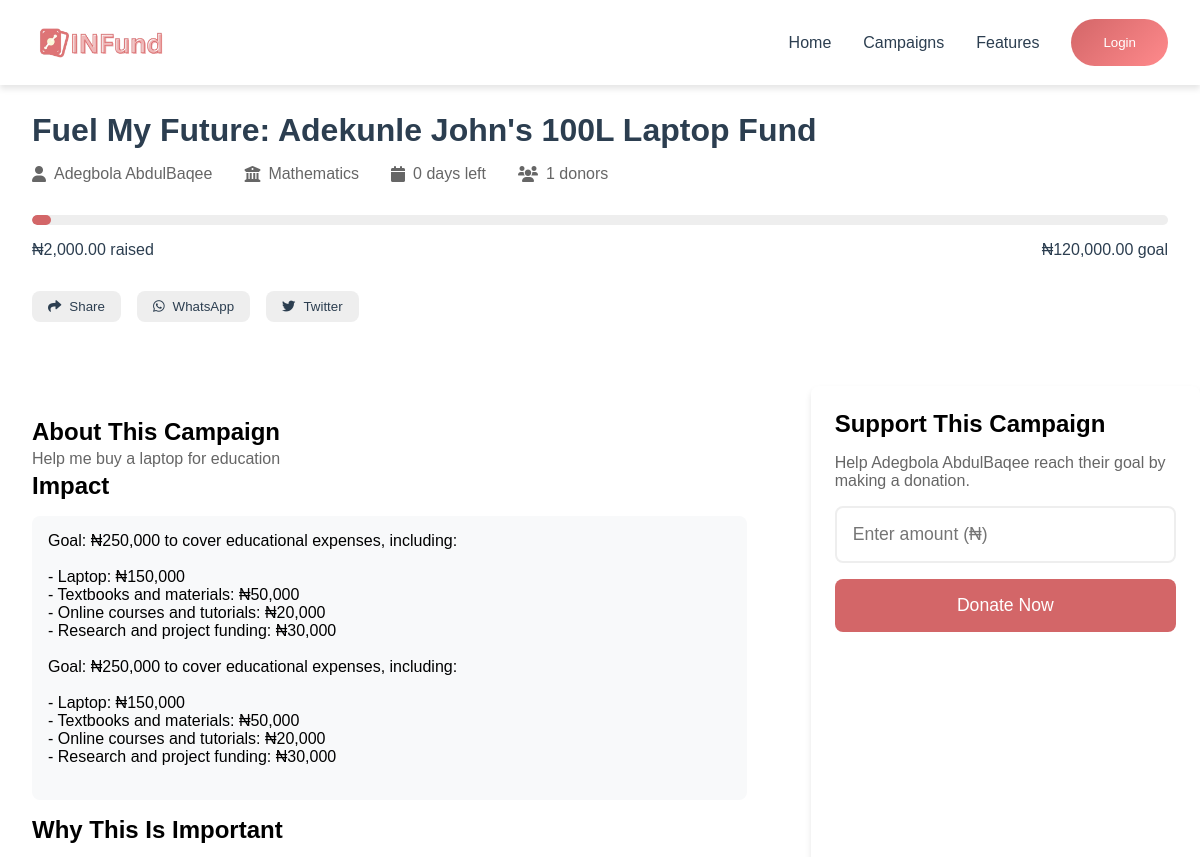
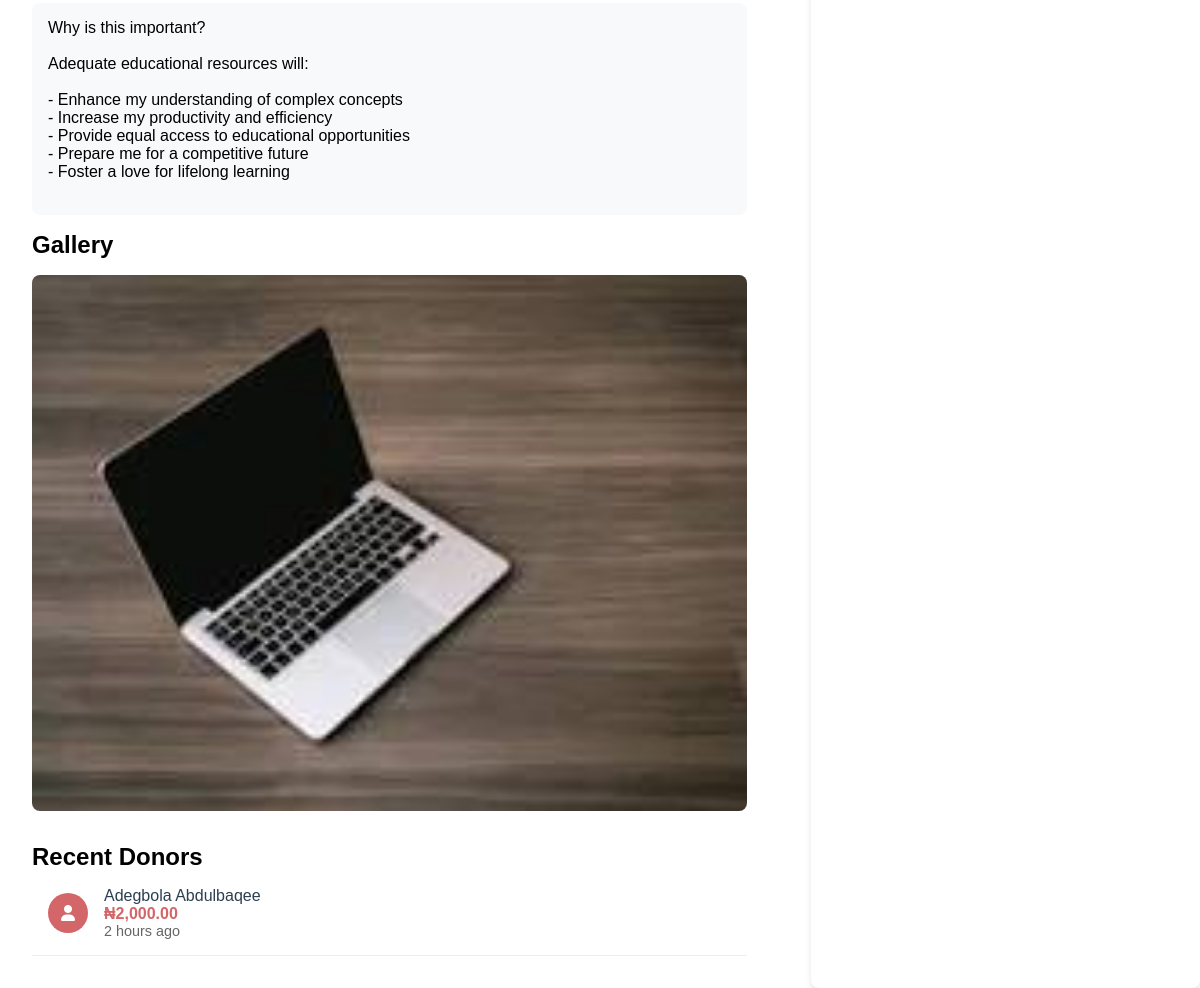
The app's page /dashboard/campaign.php?id=2 with its own data (2 pictures, top to bottom).
### tables this page shows
CREATE TABLE `campaigns` (
  `id` int(11) NOT NULL,
  `title` varchar(255) NOT NULL,
  `description` text NOT NULL,
  `impact` text DEFAULT NULL,
  `importance` text DEFAULT NULL,
  `uid` int(11) NOT NULL,
  `goal_amount` decimal(15,2) NOT NULL,
  `university` varchar(200) DEFAULT NULL,
  `amount_raised` decimal(15,2) DEFAULT 0.00,
  `start_date` date NOT NULL,
  `end_date` date NOT NULL,
  `status` enum('active','completed','cancelled') DEFAULT 'active',
  `created_at` timestamp NOT NULL DEFAULT current_timestamp(),
  `updated_at` timestamp NOT NULL DEFAULT current_timestamp() ON UPDATE current_timestamp(),
  `image1` varchar(1000) NOT NULL,
  `image2` varchar(1000) DEFAULT NULL,
  `image3` varchar(1000) DEFAULT NULL,
  `image4` varchar(1000) DEFAULT NULL,
  `spam_level` decimal(5,2) DEFAULT NULL
);

CREATE TABLE `users` (
  `id` int(11) NOT NULL,
  `fullname` varchar(1000) NOT NULL,
  `email` varchar(200) DEFAULT NULL,
  `balance` decimal(15,2) NOT NULL DEFAULT 0.00,
  `username` varchar(30) NOT NULL,
  `phone` varchar(30) DEFAULT NULL,
  `dob` varchar(200) DEFAULT NULL,
  `country` varchar(200) DEFAULT NULL,
  `state` varchar(1000) DEFAULT NULL,
  `university` varchar(1000) DEFAULT NULL,
  `faculty` varchar(1000) DEFAULT NULL,
  `department` varchar(1000) DEFAULT NULL,
  `matric_no` varchar(1000) NOT NULL,
  `password` varchar(1000) DEFAULT NULL,
  `level` varchar(200) NOT NULL DEFAULT '100',
  `bank_id` varchar(200) DEFAULT NULL,
  `bank_account_name` varchar(200) DEFAULT NULL,
  `account_number` int(30) DEFAULT NULL,
  `created_at` varchar(1000) DEFAULT current_timestamp(),
  `last_login` varchar(1000) DEFAULT current_timestamp(),
  `gender` varchar(1000) DEFAULT NULL
);

CREATE TABLE `donations` (
  `id` int(11) NOT NULL,
  `campaign_id` int(11) NOT NULL,
  `donor_name` varchar(255) DEFAULT 'Anonymous',
  `amount` decimal(15,2) NOT NULL,
  `email` varchar(255) DEFAULT NULL,
  `created_at` timestamp NOT NULL DEFAULT current_timestamp()
);

### dashboard/campaign.php (the view, shortened to what this page needs)
<?php
require_once '../config/config.php';
function getCampaignDetails($campaign_id)
{
    global $conn;
    $query = "SELECT c.*, u.fullname, u.department, u.faculty
              FROM campaigns c
              JOIN users u ON c.uid = u.id
              WHERE c.id = ?";
    $stmt = $conn->prepare($query);
    $stmt->bind_param("i", $campaign_id);
    $stmt->execute();
    $result = $stmt->get_result();
    return $result->fetch_assoc();
}
function getRecentDonors($campaign_id, $limit = 3)
{
    global $conn;
    $query = "SELECT donor_name, amount, created_at
              FROM donations
              WHERE campaign_id = ?
              ORDER BY created_at DESC
              LIMIT ?";
    $stmt = $conn->prepare($query);
    $stmt->bind_param("ii", $campaign_id, $limit);
    $stmt->execute();
    return $stmt->get_result()->fetch_all(MYSQLI_ASSOC);
}
$campaign_id = isset($_GET['id']) ? intval($_GET['id']) : 0;
$campaign = getCampaignDetails($campaign_id);
$end_date = new DateTime($campaign['end_date']);
$today = new DateTime();
$days_left = $today->diff($end_date)->days;
$progress = ($campaign['amount_raised'] / $campaign['goal_amount']) * 100;
?>
<?php if (!isset($_SESSION['user_id'])) { ?>
    <head>
        <link rel="stylesheet" href="https://cdnjs.cloudflare.com/ajax/libs/font-awesome/6.0.0/css/all.min.css">
        <link rel="stylesheet" href="../assets/css/colors.css">
        <link rel="stylesheet" href="../assets/css/user/campaign.css">
        <link rel="stylesheet" href="../assets/css/landing/nav_only.css">
    </head>
    <nav>
        <div class="nav-content">
            <div class="logo">
                <img src='../assets/images/static/logo_text.png' alt="InFund" />
            </div>
            <ul class="nav-links">
                <li><a href="../#home">Home</a></li>
                <li><a href="../#campaigns">Campaigns</a></li>
                <li><a href="../#features">Features</a></li>
                <li><a href="../login"><button class="btn-primary">Login</button></a></li>
            </ul>
        </div>
    </nav>
<?php } ?>
<main class="main-content">
    <div class="campaign-detail-header">
        <h1 class="campaign-title"><?php echo htmlspecialchars($campaign['title']); ?></h1>
        <div class="campaign-meta">
            <div class="meta-item">
                <i class="fas fa-user"></i>
                <span><?php echo htmlspecialchars($campaign['fullname']); ?></span>
            </div>
            <div class="meta-item">
                <i class="fas fa-university"></i>
                <span><?php echo htmlspecialchars($campaign['department']); ?></span>
            </div>
            <div class="meta-item">
                <i class="fas fa-calendar"></i>
                <span><?php echo $days_left; ?> days left</span>
            </div>
            <div class="meta-item">
                <i class="fas fa-users"></i>
                <span><?php echo count(getRecentDonors($campaign_id, 1000)); ?> donors</span>
            </div>
        </div>
        <div class="progress-section">
            <div class="progress-bar">
                <div class="progress-fill" style="width: <?php echo min(100, $progress); ?>%"></div>
            </div>
            <div class="progress-stats">
                <span>₦<?php echo number_format($campaign['amount_raised'], 2); ?> raised</span>
                <span>₦<?php echo number_format($campaign['goal_amount'], 2); ?> goal</span>
            </div>
        </div>
        <div class="share-buttons">
            <button class="share-button">
                <i class="fas fa-share"></i>
                Share
            </button>
            <button class="share-button">
                <i class="fab fa-whatsapp"></i>
                WhatsApp
            </button>
            <button class="share-button">
                <i class="fab fa-twitter"></i>
                Twitter
            </button>
        </div>
    </div>
    <div class="campaign-content">
        <div class="campaign-description">
            <h2>About This Campaign</h2>
            <div class="description-content">
                <?php echo nl2br(htmlspecialchars($campaign['description'])); ?>
            </div>
            <?php if ($campaign['impact']) : ?>
                <h2>Impact</h2>
                <div class="impact-content">
                    <?php echo nl2br(htmlspecialchars($campaign['impact'])); ?>
                </div>
            <?php endif; ?>
            <?php if ($campaign['importance']) : ?>
                <h2>Why This Is Important</h2>
                <div class="importance-content">
                    <?php echo nl2br(htmlspecialchars($campaign['importance'])); ?>
                </div>
            <?php endif; ?>
            <?php if ($campaign['image1'] || $campaign['image2'] || $campaign['image3'] || $campaign['image4']) : ?>
                <h2>Gallery</h2>
                <div class="campaign-gallery">
                    <?php
                    for ($i = 1; $i <= 4; $i++) {
                        $image = $campaign['image' . $i];
                        if ($image) {
                            echo '<div class="gallery-item">';
                            echo '<img src="../assets/images/campaigns/' . htmlspecialchars($image) . '" alt="Campaign Image ' . $i . '">';
                            echo '</div>';
                        }
                    }
                    ?>
                </div>
            <?php endif; ?>
            <div class="donor-list">
                <h2>Recent Donors</h2>
                <?php
                $recent_donors = getRecentDonors($campaign_id);
                foreach ($recent_donors as $donor) :
                ?>
                    <div class="donor-card">
                        <div class="donor-avatar">
                            <i class="fas fa-user"></i>
                        </div>
                        <div class="donor-info">
                            <div class="donor-name"><?php echo htmlspecialchars($donor['donor_name']); ?></div>
                            <div class="donation-amount">₦<?php echo number_format($donor['amount'], 2); ?></div>
                            <div class="donation-time"><?php echo timeAgo($donor['created_at']); ?></div>
                        </div>
                    </div>
                <?php endforeach; ?>
            </div>
        </div>
        <div class="donate-section">
            <h2>Support This Campaign</h2>
            <p style="margin: 1rem 0; color: #666;">Help <?php echo htmlspecialchars($campaign['fullname']); ?> reach their goal by making a donation.</p>
            <input type="number" class="donation-input" placeholder="Enter amount (₦)" min="100">
            <button class="donate-button" onclick="openDonateModal()">Donate Now</button>
        </div>
    </div>
</main>
<?php
function timeAgo($timestamp)
{
    $datetime = new DateTime($timestamp);
    $now = new DateTime();
    $interval = $now->diff($datetime);
    if ($interval->h > 0) return $interval->h . ' hour' . ($interval->h > 1 ? 's' : '') . ' ago';
    return 'just now';
}
?>

### assets/css/user/campaign.css (style rules this page uses)
.campaign-detail-header { background: var(--card-background); padding: 2rem; border-radius: var(--border-radius); margin-bottom: 2rem; position: relative; overflow: hidden; }
.campaign-detail-header::before { content: ""; position: absolute; top: 0; left: 0; right: 0; height: 5px; background: var(--accent-color); }
.campaign-title { font-size: 2rem; color: var(--text-color); margin-bottom: 1rem; }
.campaign-meta { display: flex; gap: 2rem; margin-bottom: 1.5rem; color: #666; flex-wrap: wrap; }
.meta-item { display: flex; align-items: center; gap: 0.5rem; }
.progress-section { margin: 2rem 0; }
.progress-bar { height: 10px; background: #eee; border-radius: 5px; margin: 1rem 0; overflow: hidden; }
.progress-fill { height: 100%; background: var(--accent-color); border-radius: 5px; transition: width 1s ease; }
.progress-stats { display: flex; justify-content: space-between; margin-top: 0.5rem; color: var(--text-color); }
.donate-section { position: sticky; top: 2rem; background: var(--card-background); padding: 1.5rem; border-radius: var(--border-radius); box-shadow: var(--shadow); }
.donate-button { width: 100%; padding: 1rem; background: var(--accent-color); color: white; border: none; border-radius: var(--border-radius); font-size: 1.1rem; cursor: pointer; transition: var(--transition); }
.donation-input { width: 100%; padding: 1rem; border: 2px solid #eee; border-radius: var(--border-radius); margin-bottom: 1rem; font-size: 1.1rem; }
.campaign-content { display: grid; grid-template-columns: 2fr 1fr; gap: 2rem; margin-top: 2rem; }
.campaign-description { background: var(--card-background); padding: 2rem; border-radius: var(--border-radius); }
.description-content { color: #666; line-height: 1.6; }
.donor-list { margin-top: 2rem; }
.donor-card { display: flex; align-items: center; gap: 1rem; padding: 1rem; border-bottom: 1px solid #eee; }
.donor-avatar { width: 40px; height: 40px; border-radius: 50%; background: var(--accent-color); display: flex; align-items: center; justify-content: center; color: white; }
.donor-info { flex: 1; }
.donor-name { font-weight: 500; color: var(--text-color); }
.donation-amount { color: var(--accent-color); font-weight: 600; }
.donation-time { font-size: 0.9rem; color: #666; }
.share-buttons { display: flex; gap: 1rem; margin-top: 1rem; }
.share-button { padding: 0.5rem 1rem; border: none; border-radius: var(--border-radius); background: #eee; color: var(--text-color); cursor: pointer; transition: var(--transition); display: flex; align-items: center; gap: 0.5rem; }
.campaign-gallery { display: grid; grid-template-columns: repeat(auto-fit, minmax(200px, 1fr)); gap: 1rem; margin: 1rem 0; }
.gallery-item { position: relative; padding-top: 75%; overflow: hidden; border-radius: 8px; }
.gallery-item img { position: absolute; top: 0; left: 0; width: 100%; height: 100%; object-fit: cover; transition: transform 0.3s ease; }
.impact-content, .importance-content { margin: 1rem 0; padding: 1rem; background-color: #f8f9fa; border-radius: 8px; }

### assets/css/landing/nav_only.css (style rules this page uses)
* { margin: 0; padding: 0; box-sizing: border-box; }
nav { background-color: var(--card-background); padding: 0.2rem 1rem; position: fixed; width: 100%; top: 0; z-index: 100; box-shadow: var(--shadow); }
.nav-content { max-width: 1200px; margin: 0 auto; display: flex; justify-content: space-between; align-items: center; padding: 1rem; }
.logo { font-size: 1rem; font-weight: bold; color: var(--primary-color); z-index: 101; }
.logo img { height: 30px; width: auto; }
.nav-links { display: flex; gap: 2rem; list-style: none; align-items: center; }
.nav-links a { text-decoration: none; color: var(--text-color); transition: var(--transition); padding: 0.5rem 0; }
.btn-primary, .btn-secondary { display: inline-flex; align-items: center; gap: 0.5rem; padding: 1rem 2rem; border-radius: 30px; font-weight: 500; transition: var(--transition); text-decoration: none; text-align: center; justify-content: center; }
.btn-primary { background: var(--gradient); color: white; border: none; }
main { padding-top: 80px; }

### records on screen
campaigns: title "Fuel My Future: Adekunle John's 100L Laptop Fund", uid.fullname "Adegbola AbdulBaqee", uid.department "Mathematics", amount_raised "2,000.00", goal_amount "120,000.00", description "Help me buy a laptop for education", impact "Goal: ₦250,000 to cover educational expenses, including: - Laptop: ₦150,000 - Textbooks and materials: ₦50,000 - Online courses and tutorials: ₦20,000 - Research and project funding: ₦30,000 Goal: ₦250,000 to cover educational expenses, including: - Laptop: ₦150,000 - Textbooks and materials: ₦50,000 - Online courses and tutorials: ₦20,000 - Research and project funding: ₦30,000", importance "Why is this important? Adequate educational resources will: - Enhance my understanding of complex concepts - Increase my productivity and efficiency - Provide equal access to educational opportunities - Prepare me for a competitive future - Foster a love for lifelong learning", image1 (picture)
donations: donor_name "Adegbola Abdulbaqee", amount "2,000.00", created_at "2 hours ago"

### other values on screen
count(getRecentDonors($campaign_id, 1000)) "1"
